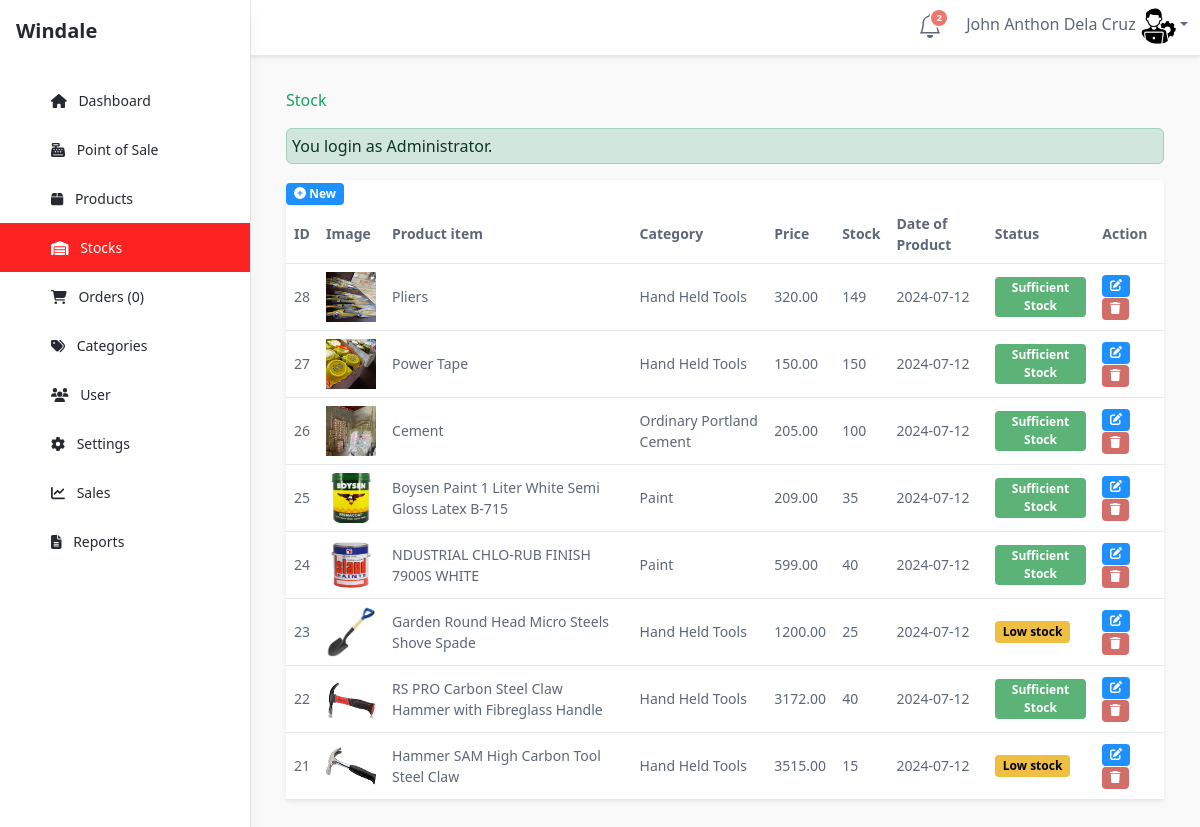
Page /admin/stock/index.php (signed in) on the committed database.
### tables this page shows
CREATE TABLE `stocks` (
  `id` int(11) NOT NULL,
  `images` varchar(255) NOT NULL,
  `productName` varchar(255) NOT NULL,
  `productCategory` varchar(100) DEFAULT NULL,
  `productPrice` decimal(10,2) NOT NULL,
  `productStock` int(11) NOT NULL,
  `checkStock` int(11) DEFAULT NULL,
  `productDate` date DEFAULT NULL,
  `productStatus` varchar(50) DEFAULT NULL
);

### admin/stock/index.php (called while the page is built, shortened)
<?php
require_once ("../theme/templates.php");
?>

### admin/stock/list.php (the view, shortened to what this page needs)
<?php
require_once '../../admin/dbcon/conn.php';
$sql = "SELECT *,
        CASE
            WHEN productStock = 0 THEN 'Out of stock'
            WHEN productStock <= checkStock THEN 'Low stock'
            WHEN productStock != checkStock THEN 'Sufficient Stock'
            ELSE productStatus
        END AS calculated_status
        FROM stocks
        ORDER BY id DESC";
$result = $conn->query($sql);
?>
<div class="tab-content" id="orders-table-tab-content">
    <div class="tab-pane fade show active" id="orders-all" role="tabpanel" aria-labelledby="orders-all-tab">
        <div class="app-card app-card-orders-table shadow-sm mb-5">
            <div class="app-card-body">
                <div class="row">
                    <div class="col-lg-12">
                        <a href="#" class="btn btn-primary btn-sm" data-bs-toggle="modal"
                            data-bs-target="#newProductModal">
                            <i class="fa fa-plus-circle fw-fa"></i> New
                        </a>
                    </div>
                </div>
                <div class="table-responsive">
                    <table class="table app-table-hover mb-0 text-left">
                        <thead>
                            <tr>
                                <th class="cell">ID</th>
                                <th class="cell">Image</th>
                                <th class="cell">Product item</th>
                                <th class="cell">Category</th>
                                <th class="cell">Price</th>
                                <th class="cell">Stock</th>
                                <th class="cell">Date of Product</th>
                                <th class="cell">Status</th>
                                <th class="cell">Action</th>
                            </tr>
                        </thead>
                        <tbody>
                            <?php
                            if ($result->num_rows > 0) {
                                while($row = $result->fetch_assoc()) {
                                    $statusClass = 'btn-success';
                                    if ($row['calculated_status'] == 'Low stock') {
                                        $statusClass = 'btn-warning';
                                    } elseif ($row['calculated_status'] == 'Out of stock') {
                                        $statusClass = 'btn-danger';
                                    }
                            ?>
                            <tr>
                                <td class="cell"><?php echo $row['id']; ?></td>
                                <td class="cell">
                                    <img src="upload/<?php echo $row['images']; ?>" alt="Product Image"
                                        style="width: 50px; height: 50px;">
                                </td>
                                <td class="cell"><?php echo $row['productName']; ?></td>
                                <td class="cell"><?php echo $row['productCategory']; ?></td>
                                <td class="cell"><?php echo $row['productPrice']; ?></td>
                                <td class="cell"><?php echo $row['productStock']; ?></td>
                                <td class="cell"><?php echo $row['productDate']; ?></td>
                                <td class="cell"><a class="btn-sm btn <?php echo $statusClass; ?>">
                                        <?php echo $row['calculated_status']; ?></a></td>
                                <td class="cell">
                                    <a href="#" class="btn btn-sm btn-primary me-1" data-bs-toggle="modal"
                                        data-bs-target="#editProductModal<?php echo $row['id']; ?>" title="Edit">
                                        <i class="fas fa-edit"></i>
                                    </a>
                                    <a href="delete.php?id=<?php echo $row['id']; ?>" class="btn btn-sm btn-danger"
                                        title="Delete"
                                        onclick="return confirm('Are you sure you want to delete this item?');">
                                        <i class="fas fa-trash"></i>
                                    </a>
                                </td>
                            </tr>
                            <?php
                                }
                            } else {
                                echo "<tr><td colspan='9'>No records found</td></tr>";
                            }
                            ?>
                        </tbody>
                    </table>
                </div>
            </div>
        </div>
    </div>
</div>

### rows in the picture
stocks: id "28", images (picture), productName "Pliers", productCategory "Hand Held Tools", productPrice "320.00", productStock "149", productDate "2024-07-12", calculated_status "Sufficient Stock"
stocks: id "27", images (picture), productName "Power Tape", productCategory "Hand Held Tools", productPrice "150.00", productStock "150", productDate "2024-07-12", calculated_status "Sufficient Stock"
stocks: id "26", images (picture), productName "Cement", productCategory "Ordinary Portland Cement", productPrice "205.00", productStock "100", productDate "2024-07-12", calculated_status "Sufficient Stock"
stocks: id "25", images (picture), productName "Boysen Paint 1 Liter White Semi Gloss Latex B-715", productCategory "Paint", productPrice "209.00", productStock "35", productDate "2024-07-12", calculated_status "Sufficient Stock"
stocks: id "24", images (picture), productName "NDUSTRIAL CHLO-RUB FINISH 7900S WHITE", productCategory "Paint", productPrice "599.00", productStock "40", productDate "2024-07-12", calculated_status "Sufficient Stock"
stocks: id "23", images (picture), productName "Garden Round Head Micro Steels Shove Spade", productCategory "Hand Held Tools", productPrice "1200.00", productStock "25", productDate "2024-07-12", calculated_status "Low stock"
stocks: id "22", images (picture), productName "RS PRO Carbon Steel Claw Hammer with Fibreglass Handle", productCategory "Hand Held Tools", productPrice "3172.00", productStock "40", productDate "2024-07-12", calculated_status "Sufficient Stock"
stocks: id "21", images (picture), productName "Hammer SAM High Carbon Tool Steel Claw", productCategory "Hand Held Tools", productPrice "3515.00", productStock "15", productDate "2024-07-12", calculated_status "Low stock"

### other values in the picture
$notificationCount "2"
$_SESSION['U_NAME'] "John Anthon Dela Cruz"
$res "0"
$title "Stock"
$_SESSION['message'] "You login as Administrator."
